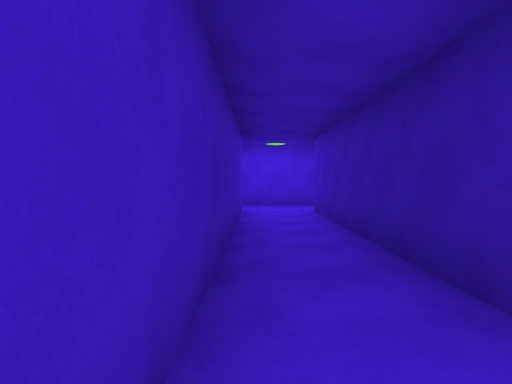
View 1 (above)

24 first-person views from a walk through a scene from a Unity 3-D project. The camera is 1.4 m above the floor, tilts 2° down and sees 75° across. The floor is counted in squares, 2 m on a side. Each view is taken from the middle of a square. On the plan, view 1 faces up. The plan holds only what a view shows up to about 10 squares ahead; the rest is blank. The place goes on beyond the plan.

View 2
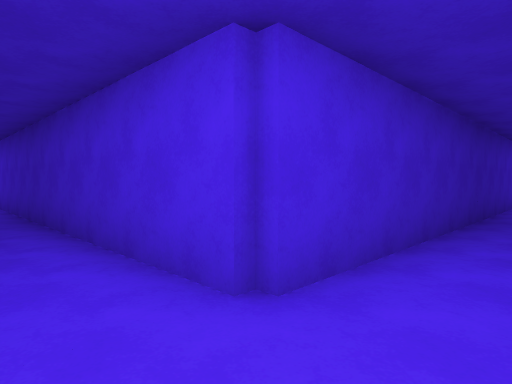

View 3
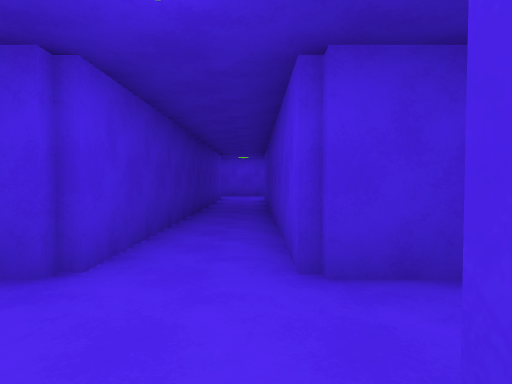

View 4
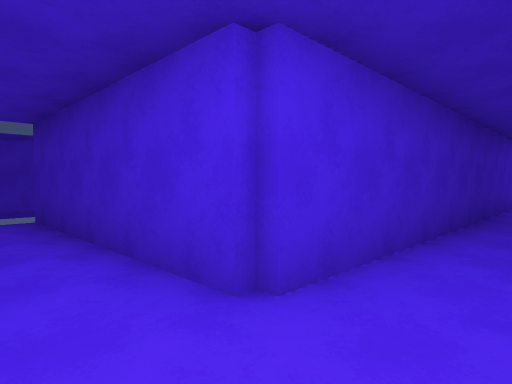

View 5
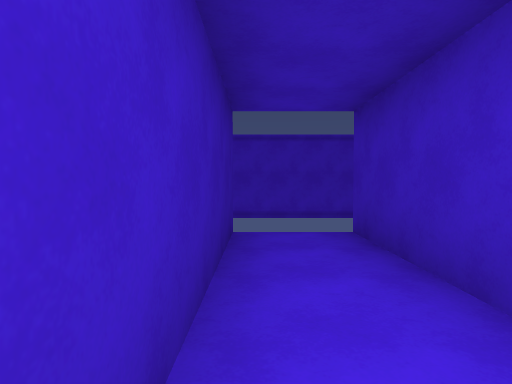

View 6
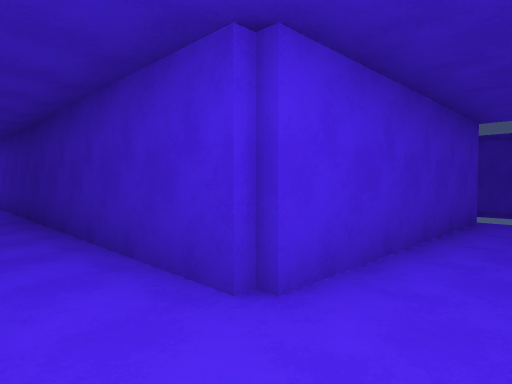

View 7
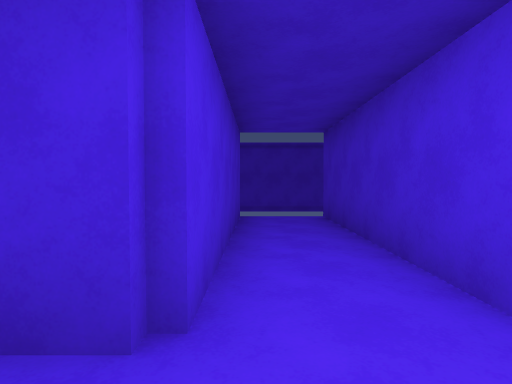

View 8
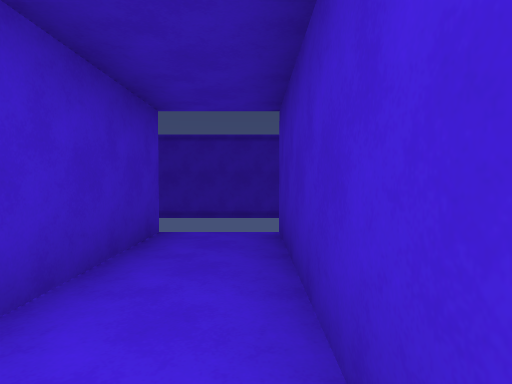

View 9
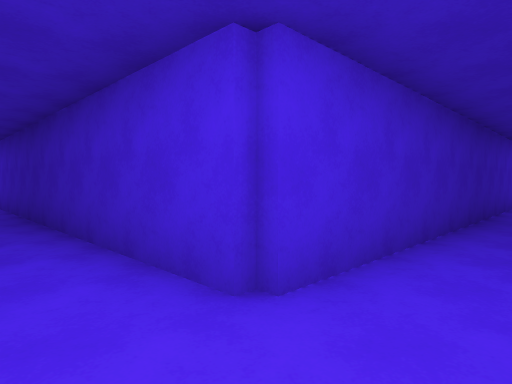

View 10
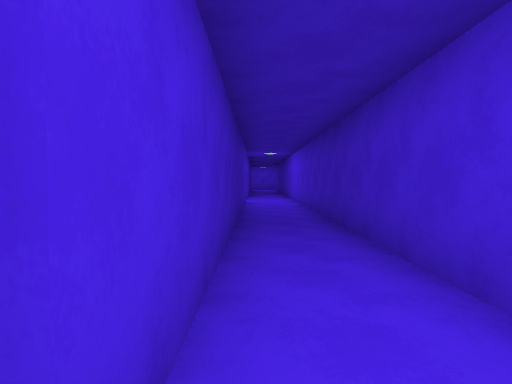

View 11
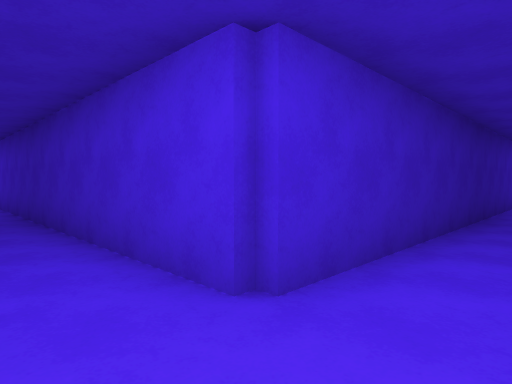

View 12
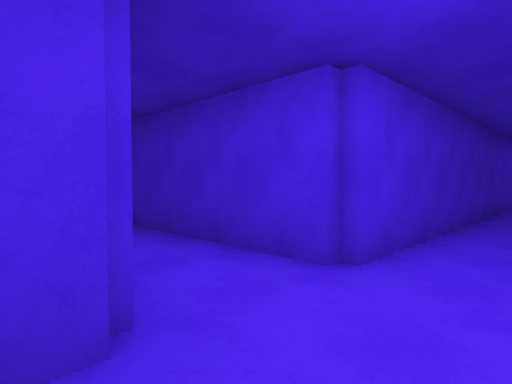

View 13
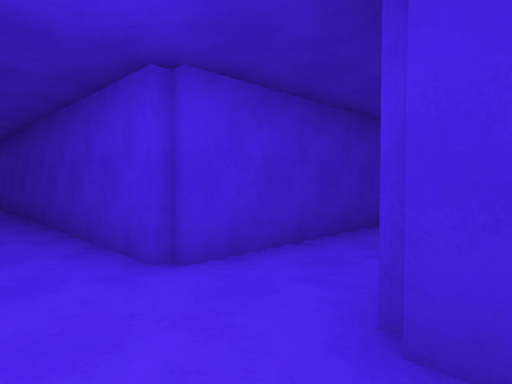

View 14
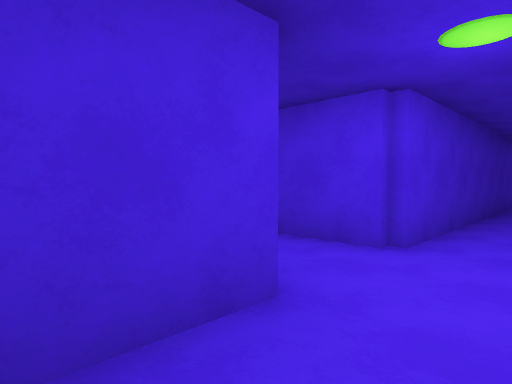

View 15
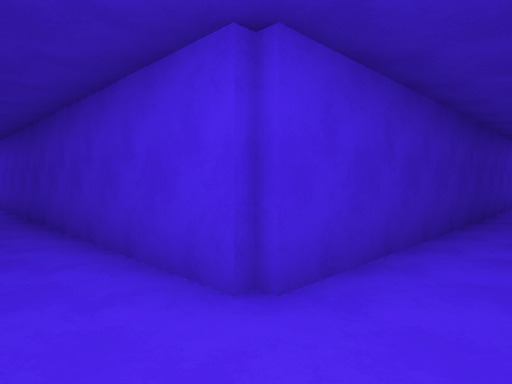

View 16
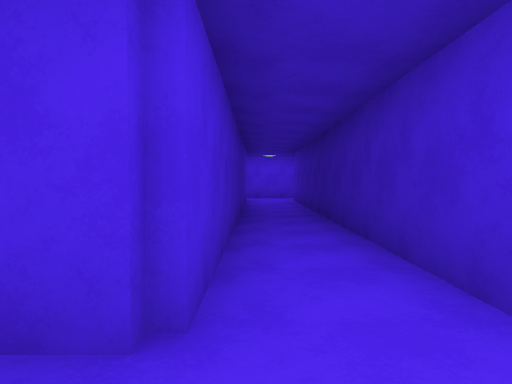

View 17
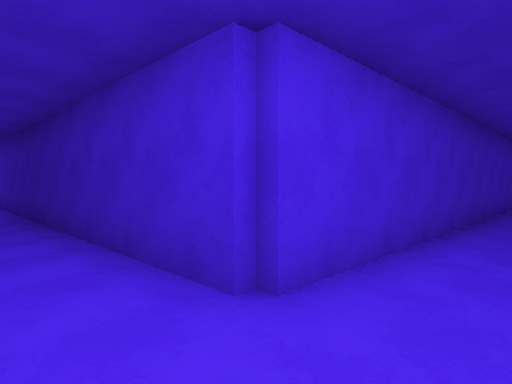

View 18
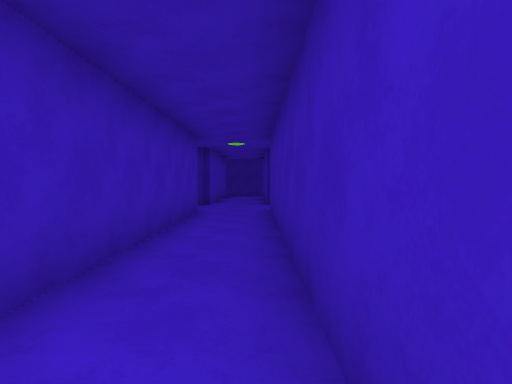

View 19
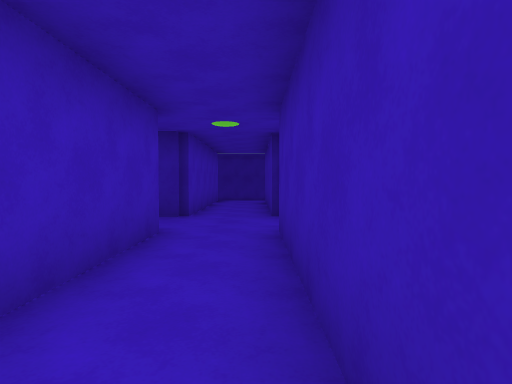

View 20
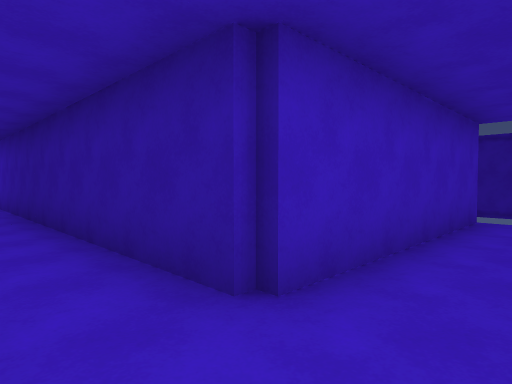

View 21
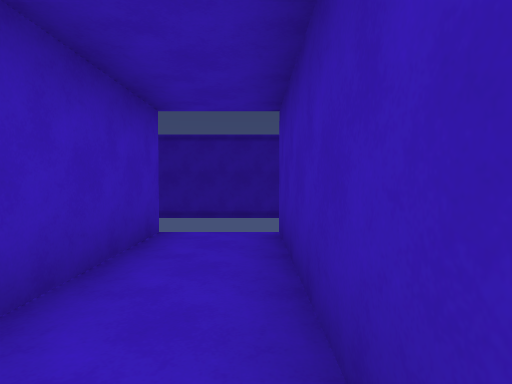

View 22
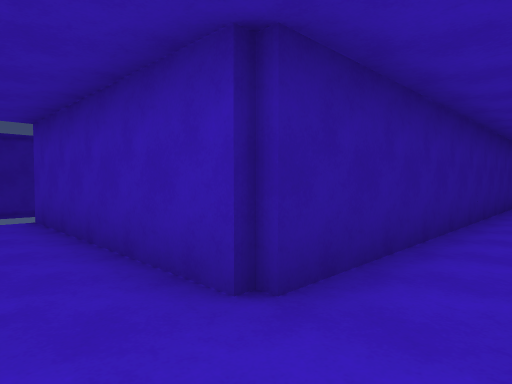

View 23
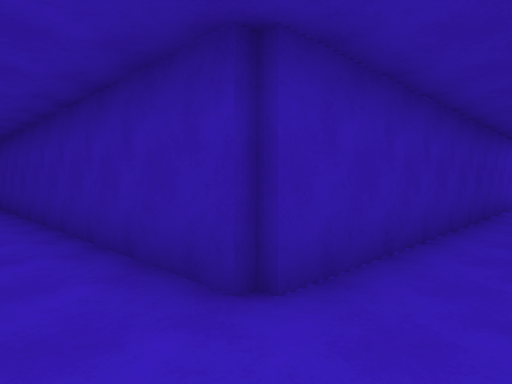

View 24
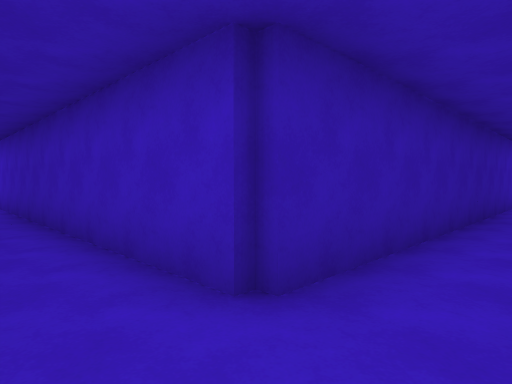

### Floor plan
Points are (right, up) in squares from view 1. A wall is a line through its corners. A room is listed if a view was taken in it or the views show most of it. See-through windows are left out.
Room 1 (views 1, 2, 3, 4, 5, 6, 7, 8, 9, 10, 11, 12, 13, 14, 15, 16, 17, 18, 19, 20, 21, 22, 23, 24)
walls: (25.3, -1) (25.3, 7.7) (30.5, 7.7); (6.6, -2.7) (1.3, -2.7) (1.3, 7.7) (11.7, 7.7) (11.7, 0); (13.4, 7.7) (23.7, 7.7) (23.7, -1); (1.6, -4.3) (6.5, -4.3); (1.3, -9.5) (1.3, -5.4); (30.6, 9.3) (25.3, 9.3) (25.3, 16.5); (11.7, 16.5) (11.7, 9.3) (-9.5, 9.3); (23.7, 16.5) (23.7, 9.3) (13.3, 9.3) (13.3, 16.5); (-9, -4.3) (-0.3, -4.3) (-0.3, -9.5); (-9, 7.7) (-0.3, 7.7) (-0.3, -2.7) (-9, -2.7)

Positions as (right, up) in squares from view 1, and headings:
1: (0, 0), facing up
2: (1, -4), facing up-left
3: (2, -3), facing left
4: (1, -3), facing down-left
5: (1, -5), facing down
6: (0, -4), facing up-right
7: (0, -3), facing right
8: (2, -4), facing right
9: (1, 9), facing down-left
10: (0, 8), facing left
11: (0, 9), facing down-right
12: (14, 9), facing down-left
13: (13, 10), facing down-left
14: (13, 6), facing up-left
15: (13, 8), facing up-left
16: (12, 8), facing up
17: (12, 8), facing up-right
18: (16, 8), facing right
19: (19, 8), facing right
20: (24, 8), facing up-right
21: (26, 8), facing right
22: (24, 9), facing down-right
23: (25, 9), facing down-left
24: (25, 8), facing up-left
